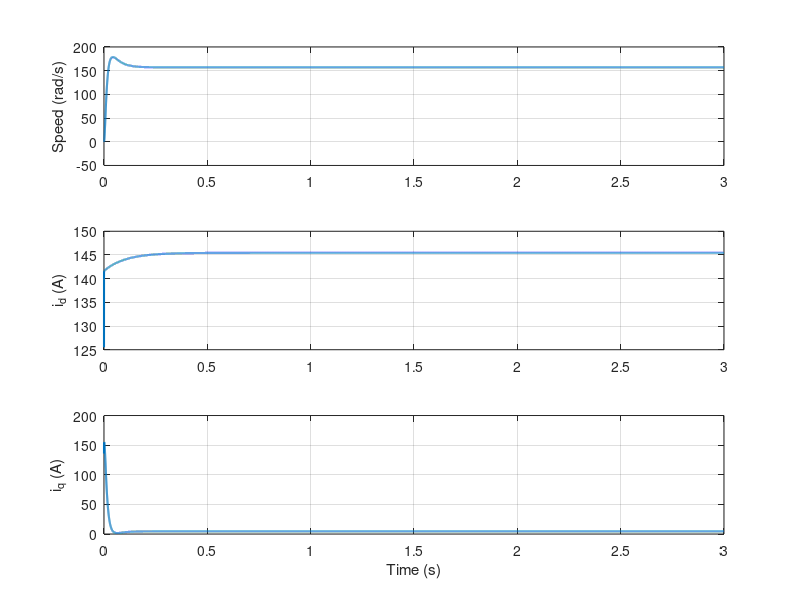

Write MATLAB code to recreate this figure.
clc; clear; close all;

%% Motor Parameters
Rs = 1.405;      % Stator resistance (ohm)
Rr = 1.395;      % Rotor resistance (ohm)
Ls = 0.0058;     % Stator inductance (H)
Lr = 0.0058;     % Rotor inductance (H)
Lm = 0.0055;     % Magnetizing inductance (H)
P  = 2;          % Pole pairs
J  = 0.02;       % Inertia (kg.m^2)
B  = 0.001;      % Friction coefficient

Tr = Lr / Rr;    % Rotor time constant

%% Simulation Parameters
Ts = 1e-4;       % Sampling time
Tsim = 3;        % Simulation time
t = 0:Ts:Tsim;

%% References
psi_r_ref = 0.8;     % Rotor flux reference (Wb)
omega_ref = 1500*2*pi/60;     % Speed reference (rad/s)
Tl = 10;              % Load torque (Nm)

%% Controller Gains
Kp_id = 50; Ki_id = 500;
Kp_iq = 50; Ki_iq = 500;
Kp_w  = 1;  Ki_w  = 20;

%% Initialization
id = 0; iq = 0;
psi_r = 0;
omega = 0;
theta = 0;

int_id = 0; int_iq = 0; int_w = 0; % integrals of variables.

id_log = zeros(size(t));
iq_log = zeros(size(t));
omega_log = zeros(size(t));

%% Main Control Loop
for k = 1:length(t)

    %% Speed Controller (Outer Loop)
    e_w = omega_ref - omega;
    int_w = int_w + e_w*Ts;
    iq_ref = Kp_w*e_w + Ki_w*int_w;

    %% Flux Reference
    id_ref = psi_r_ref / Lm;

    %% Current Controllers
    e_id = id_ref - id;
    e_iq = iq_ref - iq;

    int_id = int_id + e_id*Ts;
    int_iq = int_iq + e_iq*Ts;

    vd = Kp_id*e_id + Ki_id*int_id;
    vq = Kp_iq*e_iq + Ki_iq*int_iq;

    %% Slip Frequency
    omega_sl = (Rr / Lr) * (iq / max(id,0.01));

    %% Electrical Speed
    omega_e = P*omega + omega_sl;
    theta = theta + omega_e*Ts;

    %% Motor Model (Very Simplified)
    did = (-Rs/Ls)*id + (vd/Ls);
    diq = (-Rs/Ls)*iq + (vq/Ls);

    id = id + did*Ts;
    iq = iq + diq*Ts;

    %% Electromagnetic Torque
    Te = (3/2)*P*(Lm/Lr)*psi_r*iq;

    %% Mechanical Equation
    domega = (Te - Tl - B*omega)/J;
    omega = omega + domega*Ts;

    %% Rotor Flux Dynamics
    dpsi = (Lm*id - psi_r)/Tr;
    psi_r = psi_r + dpsi*Ts;

    %% Logging
    id_log(k) = id;
    iq_log(k) = iq;
    omega_log(k) = omega;
end

%% Plots
figure;
subplot(3,1,1)
plot(t,omega_log,'LineWidth',1.5)
ylabel('Speed (rad/s)')
grid on

subplot(3,1,2)
plot(t,id_log,'LineWidth',1.5)
ylabel('i_d (A)')
grid on

subplot(3,1,3)
plot(t,iq_log,'LineWidth',1.5)
ylabel('i_q (A)')
xlabel('Time (s)')
grid on
